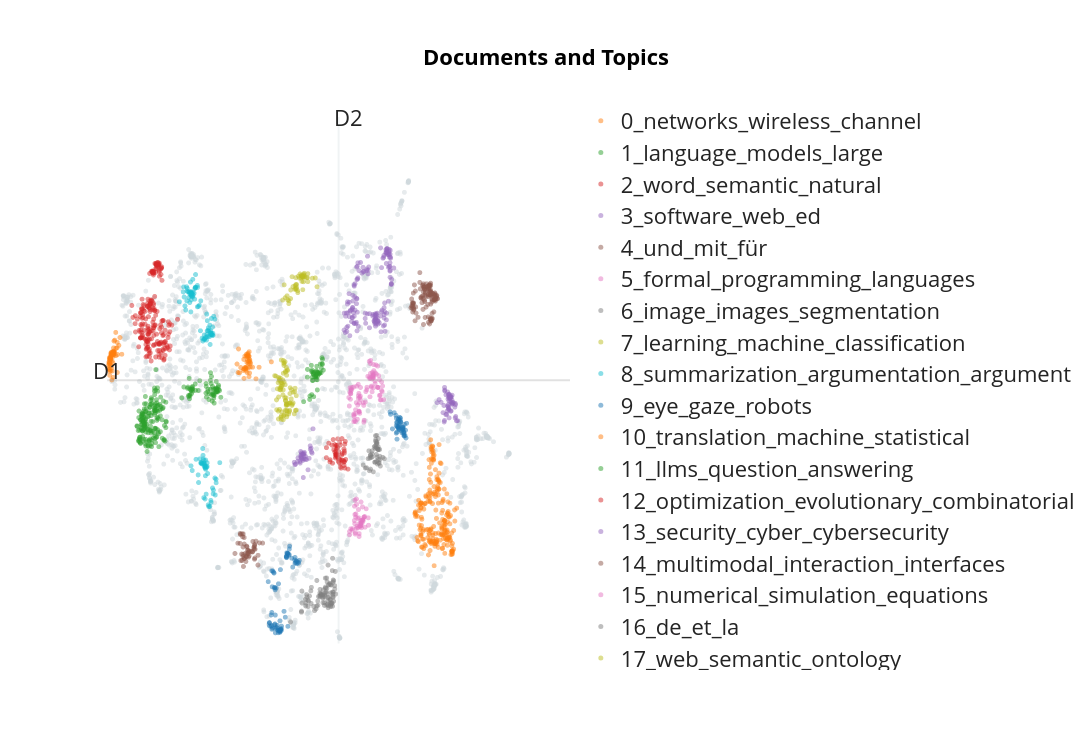

The code cell stored with this chart in its notebook:
### Code cell
# Plot
fig = topic_model.visualize_documents(only_titles, reduced_embeddings=reduced_embeddings, width=1200, hide_annotations=True ) 
fig.update_layout(font=dict(size=22))
